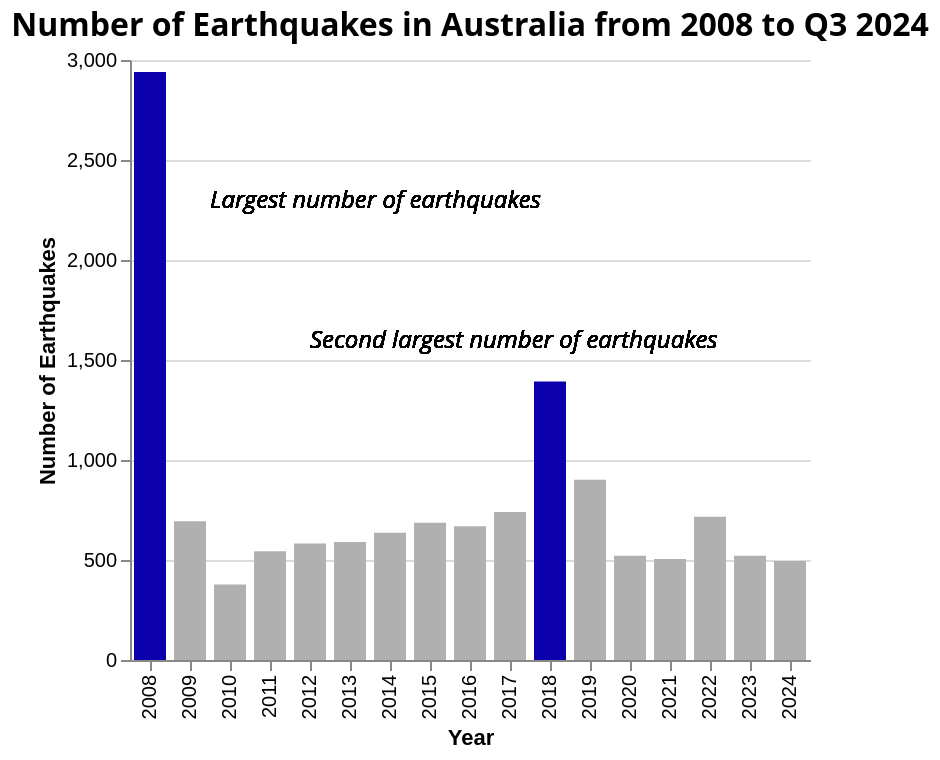

Describe this chart as a Vega-Lite specification.
### Vega-Lite specification from a JSON file in a GitHub repository (floating-point values rounded to 4 significant figures)
{"$schema": "https://vega.github.io/schema/vega-lite/v5.json", "title": {"text": "Number of Earthquakes in Australia from 2008 to Q3 2024", "fontSize": 16, "anchor": "middle", "align": "center", "font": "Open Sans, sans-serif"}, "data": {"values": [{"Year": "2008", "Number of Earthquakes": 2940}, {"Year": "2009", "Number of Earthquakes": 694}, {"Year": "2010", "Number of Earthquakes": 378}, {"Year": "2011", "Number of Earthquakes": 544}, {"Year": "2012", "Number of Earthquakes": 582}, {"Year": "2013", "Number of Earthquakes": 590}, {"Year": "2014", "Number of Earthquakes": 636}, {"Year": "2015", "Number of Earthquakes": 686}, {"Year": "2016", "Number of Earthquakes": 669}, {"Year": "2017", "Number of Earthquakes": 740}, {"Year": "2018", "Number of Earthquakes": 1392}, {"Year": "2019", "Number of Earthquakes": 901}, {"Year": "2020", "Number of Earthquakes": 521}, {"Year": "2021", "Number of Earthquakes": 505}, {"Year": "2022", "Number of Earthquakes": 716}, {"Year": "2023", "Number of Earthquakes": 521}, {"Year": "2024", "Number of Earthquakes": 495}]}, "layer": [{"mark": {"type": "bar", "stroke": null, "cursor": "pointer"}, "encoding": {"x": {"field": "Year", "type": "ordinal"}, "y": {"field": "Number of Earthquakes", "type": "quantitative"}, "fill": {"condition": {"test": "datum.Year === '2008' || datum.Year === '2018'", "value": "#0c00ad"}, "value": "#B0B0B0"}, "tooltip": [{"field": "Year", "type": "ordinal"}, {"field": "Number of Earthquakes", "type": "quantitative", "title": "Total Number of Earthquakes"}]}}, {"mark": {"type": "text", "align": "left", "baseline": "middle", "dx": -130, "dy": -80, "fontSize": 12, "fontStyle": "italic", "font": "Open Sans, sans-serif"}, "encoding": {"text": {"value": "Largest number of earthquakes"}, "color": {"value": "black"}}}, {"mark": {"type": "text", "align": "left", "baseline": "middle", "dx": -80, "dy": -10, "fontSize": 12, "fontStyle": "italic", "font": "Open Sans, sans-serif"}, "encoding": {"text": {"value": "Second largest number of earthquakes"}, "color": {"value": "black"}}}], "config": {"view": {"stroke": null}, "scale": {"bandPaddingInner": 0.2, "font": "Open Sans, sans-serif"}}}
